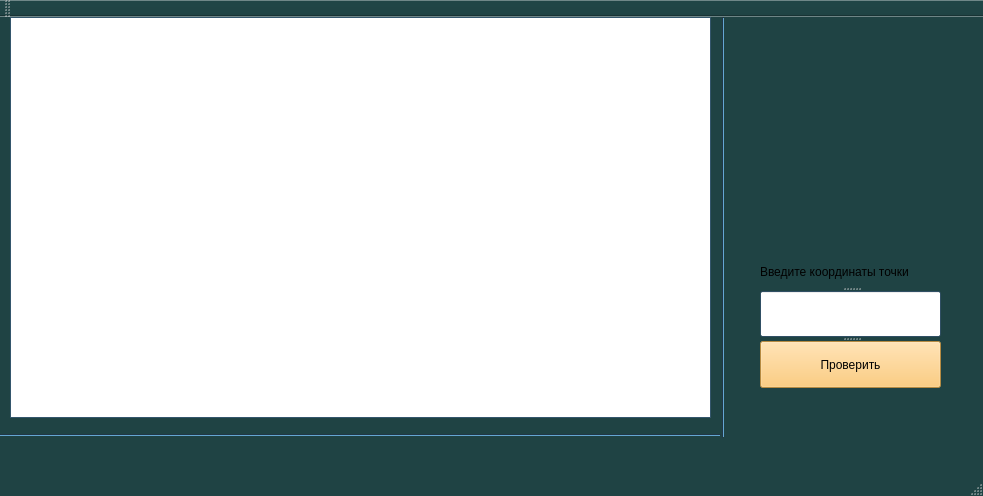
<?xml version="1.0" encoding="UTF-8"?>
<ui version="4.0">
 <class>MainWindow</class>
 <widget class="QMainWindow" name="MainWindow">
  <property name="geometry">
   <rect>
    <x>0</x>
    <y>0</y>
    <width>983</width>
    <height>496</height>
   </rect>
  </property>
  <property name="palette">
   <palette>
    <active>
     <colorrole role="WindowText">
      <brush brushstyle="SolidPattern">
       <color alpha="255">
        <red>255</red>
        <green>255</green>
        <blue>255</blue>
       </color>
      </brush>
     </colorrole>
     <colorrole role="Button">
      <brush brushstyle="SolidPattern">
       <color alpha="255">
        <red>31</red>
        <green>67</green>
        <blue>68</blue>
       </color>
      </brush>
     </colorrole>
     <colorrole role="Light">
      <brush brushstyle="SolidPattern">
       <color alpha="255">
        <red>46</red>
        <green>100</green>
        <blue>102</blue>
       </color>
      </brush>
     </colorrole>
     <colorrole role="Midlight">
      <brush brushstyle="SolidPattern">
       <color alpha="255">
        <red>38</red>
        <green>83</green>
        <blue>85</blue>
       </color>
      </brush>
     </colorrole>
     <colorrole role="Dark">
      <brush brushstyle="SolidPattern">
       <color alpha="255">
        <red>15</red>
        <green>33</green>
        <blue>34</blue>
       </color>
      </brush>
     </colorrole>
     <colorrole role="Mid">
      <brush brushstyle="SolidPattern">
       <color alpha="255">
        <red>20</red>
        <green>44</green>
        <blue>45</blue>
       </color>
      </brush>
     </colorrole>
     <colorrole role="Text">
      <brush brushstyle="SolidPattern">
       <color alpha="255">
        <red>255</red>
        <green>255</green>
        <blue>255</blue>
       </color>
      </brush>
     </colorrole>
     <colorrole role="BrightText">
      <brush brushstyle="SolidPattern">
       <color alpha="255">
        <red>255</red>
        <green>255</green>
        <blue>255</blue>
       </color>
      </brush>
     </colorrole>
     <colorrole role="ButtonText">
      <brush brushstyle="SolidPattern">
       <color alpha="255">
        <red>255</red>
        <green>255</green>
        <blue>255</blue>
       </color>
      </brush>
     </colorrole>
     <colorrole role="Base">
      <brush brushstyle="SolidPattern">
       <color alpha="255">
        <red>0</red>
        <green>0</green>
        <blue>0</blue>
       </color>
      </brush>
     </colorrole>
     <colorrole role="Window">
      <brush brushstyle="SolidPattern">
       <color alpha="255">
        <red>31</red>
        <green>67</green>
        <blue>68</blue>
       </color>
      </brush>
     </colorrole>
     <colorrole role="Shadow">
      <brush brushstyle="SolidPattern">
       <color alpha="255">
        <red>0</red>
        <green>0</green>
        <blue>0</blue>
       </color>
      </brush>
     </colorrole>
     <colorrole role="AlternateBase">
      <brush brushstyle="SolidPattern">
       <color alpha="255">
        <red>15</red>
        <green>33</green>
        <blue>34</blue>
       </color>
      </brush>
     </colorrole>
     <colorrole role="ToolTipBase">
      <brush brushstyle="SolidPattern">
       <color alpha="255">
        <red>255</red>
        <green>255</green>
        <blue>220</blue>
       </color>
      </brush>
     </colorrole>
     <colorrole role="ToolTipText">
      <brush brushstyle="SolidPattern">
       <color alpha="255">
        <red>0</red>
        <green>0</green>
        <blue>0</blue>
       </color>
      </brush>
     </colorrole>
    </active>
    <inactive>
     <colorrole role="WindowText">
      <brush brushstyle="SolidPattern">
       <color alpha="255">
        <red>255</red>
        <green>255</green>
        <blue>255</blue>
       </color>
      </brush>
     </colorrole>
     <colorrole role="Button">
      <brush brushstyle="SolidPattern">
       <color alpha="255">
        <red>31</red>
        <green>67</green>
        <blue>68</blue>
       </color>
      </brush>
     </colorrole>
     <colorrole role="Light">
      <brush brushstyle="SolidPattern">
       <color alpha="255">
        <red>46</red>
        <green>100</green>
        <blue>102</blue>
       </color>
      </brush>
     </colorrole>
     <colorrole role="Midlight">
      <brush brushstyle="SolidPattern">
       <color alpha="255">
        <red>38</red>
        <green>83</green>
        <blue>85</blue>
       </color>
      </brush>
     </colorrole>
     <colorrole role="Dark">
      <brush brushstyle="SolidPattern">
       <color alpha="255">
        <red>15</red>
        <green>33</green>
        <blue>34</blue>
       </color>
      </brush>
     </colorrole>
     <colorrole role="Mid">
      <brush brushstyle="SolidPattern">
       <color alpha="255">
        <red>20</red>
        <green>44</green>
        <blue>45</blue>
       </color>
      </brush>
     </colorrole>
     <colorrole role="Text">
      <brush brushstyle="SolidPattern">
       <color alpha="255">
        <red>255</red>
        <green>255</green>
        <blue>255</blue>
       </color>
      </brush>
     </colorrole>
     <colorrole role="BrightText">
      <brush brushstyle="SolidPattern">
       <color alpha="255">
        <red>255</red>
        <green>255</green>
        <blue>255</blue>
       </color>
      </brush>
     </colorrole>
     <colorrole role="ButtonText">
      <brush brushstyle="SolidPattern">
       <color alpha="255">
        <red>255</red>
        <green>255</green>
        <blue>255</blue>
       </color>
      </brush>
     </colorrole>
     <colorrole role="Base">
      <brush brushstyle="SolidPattern">
       <color alpha="255">
        <red>0</red>
        <green>0</green>
        <blue>0</blue>
       </color>
      </brush>
     </colorrole>
     <colorrole role="Window">
      <brush brushstyle="SolidPattern">
       <color alpha="255">
        <red>31</red>
        <green>67</green>
        <blue>68</blue>
       </color>
      </brush>
     </colorrole>
     <colorrole role="Shadow">
      <brush brushstyle="SolidPattern">
       <color alpha="255">
        <red>0</red>
        <green>0</green>
        <blue>0</blue>
       </color>
      </brush>
     </colorrole>
     <colorrole role="AlternateBase">
      <brush brushstyle="SolidPattern">
       <color alpha="255">
        <red>15</red>
        <green>33</green>
        <blue>34</blue>
       </color>
      </brush>
     </colorrole>
     <colorrole role="ToolTipBase">
      <brush brushstyle="SolidPattern">
       <color alpha="255">
        <red>255</red>
        <green>255</green>
        <blue>220</blue>
       </color>
      </brush>
     </colorrole>
     <colorrole role="ToolTipText">
      <brush brushstyle="SolidPattern">
       <color alpha="255">
        <red>0</red>
        <green>0</green>
        <blue>0</blue>
       </color>
      </brush>
     </colorrole>
    </inactive>
    <disabled>
     <colorrole role="WindowText">
      <brush brushstyle="SolidPattern">
       <color alpha="255">
        <red>15</red>
        <green>33</green>
        <blue>34</blue>
       </color>
      </brush>
     </colorrole>
     <colorrole role="Button">
      <brush brushstyle="SolidPattern">
       <color alpha="255">
        <red>31</red>
        <green>67</green>
        <blue>68</blue>
       </color>
      </brush>
     </colorrole>
     <colorrole role="Light">
      <brush brushstyle="SolidPattern">
       <color alpha="255">
        <red>46</red>
        <green>100</green>
        <blue>102</blue>
       </color>
      </brush>
     </colorrole>
     <colorrole role="Midlight">
      <brush brushstyle="SolidPattern">
       <color alpha="255">
        <red>38</red>
        <green>83</green>
        <blue>85</blue>
       </color>
      </brush>
     </colorrole>
     <colorrole role="Dark">
      <brush brushstyle="SolidPattern">
       <color alpha="255">
        <red>15</red>
        <green>33</green>
        <blue>34</blue>
       </color>
      </brush>
     </colorrole>
     <colorrole role="Mid">
      <brush brushstyle="SolidPattern">
       <color alpha="255">
        <red>20</red>
        <green>44</green>
        <blue>45</blue>
       </color>
      </brush>
     </colorrole>
     <colorrole role="Text">
      <brush brushstyle="SolidPattern">
       <color alpha="255">
        <red>15</red>
        <green>33</green>
        <blue>34</blue>
       </color>
      </brush>
     </colorrole>
     <colorrole role="BrightText">
      <brush brushstyle="SolidPattern">
       <color alpha="255">
        <red>255</red>
        <green>255</green>
        <blue>255</blue>
       </color>
      </brush>
     </colorrole>
     <colorrole role="ButtonText">
      <brush brushstyle="SolidPattern">
       <color alpha="255">
        <red>15</red>
        <green>33</green>
        <blue>34</blue>
       </color>
      </brush>
     </colorrole>
     <colorrole role="Base">
      <brush brushstyle="SolidPattern">
       <color alpha="255">
        <red>31</red>
        <green>67</green>
        <blue>68</blue>
       </color>
      </brush>
     </colorrole>
     <colorrole role="Window">
      <brush brushstyle="SolidPattern">
       <color alpha="255">
        <red>31</red>
        <green>67</green>
        <blue>68</blue>
       </color>
      </brush>
     </colorrole>
     <colorrole role="Shadow">
      <brush brushstyle="SolidPattern">
       <color alpha="255">
        <red>0</red>
        <green>0</green>
        <blue>0</blue>
       </color>
      </brush>
     </colorrole>
     <colorrole role="AlternateBase">
      <brush brushstyle="SolidPattern">
       <color alpha="255">
        <red>31</red>
        <green>67</green>
        <blue>68</blue>
       </color>
      </brush>
     </colorrole>
     <colorrole role="ToolTipBase">
      <brush brushstyle="SolidPattern">
       <color alpha="255">
        <red>255</red>
        <green>255</green>
        <blue>220</blue>
       </color>
      </brush>
     </colorrole>
     <colorrole role="ToolTipText">
      <brush brushstyle="SolidPattern">
       <color alpha="255">
        <red>0</red>
        <green>0</green>
        <blue>0</blue>
       </color>
      </brush>
     </colorrole>
    </disabled>
   </palette>
  </property>
  <property name="windowTitle">
   <string>MainWindow</string>
  </property>
  <widget class="QWidget" name="centralWidget">
   <property name="palette">
    <palette>
     <active>
      <colorrole role="WindowText">
       <brush brushstyle="SolidPattern">
        <color alpha="255">
         <red>0</red>
         <green>0</green>
         <blue>0</blue>
        </color>
       </brush>
      </colorrole>
      <colorrole role="Button">
       <brush brushstyle="SolidPattern">
        <color alpha="255">
         <red>67</red>
         <green>111</green>
         <blue>140</blue>
        </color>
       </brush>
      </colorrole>
      <colorrole role="Light">
       <brush brushstyle="SolidPattern">
        <color alpha="255">
         <red>100</red>
         <green>167</green>
         <blue>210</blue>
        </color>
       </brush>
      </colorrole>
      <colorrole role="Midlight">
       <brush brushstyle="SolidPattern">
        <color alpha="255">
         <red>83</red>
         <green>139</green>
         <blue>175</blue>
        </color>
       </brush>
      </colorrole>
      <colorrole role="Dark">
       <brush brushstyle="SolidPattern">
        <color alpha="255">
         <red>33</red>
         <green>55</green>
         <blue>70</blue>
        </color>
       </brush>
      </colorrole>
      <colorrole role="Mid">
       <brush brushstyle="SolidPattern">
        <color alpha="255">
         <red>44</red>
         <green>74</green>
         <blue>93</blue>
        </color>
       </brush>
      </colorrole>
      <colorrole role="Text">
       <brush brushstyle="SolidPattern">
        <color alpha="255">
         <red>0</red>
         <green>0</green>
         <blue>0</blue>
        </color>
       </brush>
      </colorrole>
      <colorrole role="BrightText">
       <brush brushstyle="SolidPattern">
        <color alpha="255">
         <red>255</red>
         <green>255</green>
         <blue>255</blue>
        </color>
       </brush>
      </colorrole>
      <colorrole role="ButtonText">
       <brush brushstyle="SolidPattern">
        <color alpha="255">
         <red>0</red>
         <green>0</green>
         <blue>0</blue>
        </color>
       </brush>
      </colorrole>
      <colorrole role="Base">
       <brush brushstyle="SolidPattern">
        <color alpha="255">
         <red>255</red>
         <green>255</green>
         <blue>255</blue>
        </color>
       </brush>
      </colorrole>
      <colorrole role="Window">
       <brush brushstyle="SolidPattern">
        <color alpha="255">
         <red>67</red>
         <green>111</green>
         <blue>140</blue>
        </color>
       </brush>
      </colorrole>
      <colorrole role="Shadow">
       <brush brushstyle="SolidPattern">
        <color alpha="255">
         <red>0</red>
         <green>0</green>
         <blue>0</blue>
        </color>
       </brush>
      </colorrole>
      <colorrole role="AlternateBase">
       <brush brushstyle="SolidPattern">
        <color alpha="255">
         <red>161</red>
         <green>183</green>
         <blue>197</blue>
        </color>
       </brush>
      </colorrole>
      <colorrole role="ToolTipBase">
       <brush brushstyle="SolidPattern">
        <color alpha="255">
         <red>255</red>
         <green>255</green>
         <blue>220</blue>
        </color>
       </brush>
      </colorrole>
      <colorrole role="ToolTipText">
       <brush brushstyle="SolidPattern">
        <color alpha="255">
         <red>0</red>
         <green>0</green>
         <blue>0</blue>
        </color>
       </brush>
      </colorrole>
     </active>
     <inactive>
      <colorrole role="WindowText">
       <brush brushstyle="SolidPattern">
        <color alpha="255">
         <red>0</red>
         <green>0</green>
         <blue>0</blue>
        </color>
       </brush>
      </colorrole>
      <colorrole role="Button">
       <brush brushstyle="SolidPattern">
        <color alpha="255">
         <red>67</red>
         <green>111</green>
         <blue>140</blue>
        </color>
       </brush>
      </colorrole>
      <colorrole role="Light">
       <brush brushstyle="SolidPattern">
        <color alpha="255">
         <red>100</red>
         <green>167</green>
         <blue>210</blue>
        </color>
       </brush>
      </colorrole>
      <colorrole role="Midlight">
       <brush brushstyle="SolidPattern">
        <color alpha="255">
         <red>83</red>
         <green>139</green>
         <blue>175</blue>
        </color>
       </brush>
      </colorrole>
      <colorrole role="Dark">
       <brush brushstyle="SolidPattern">
        <color alpha="255">
         <red>33</red>
         <green>55</green>
         <blue>70</blue>
        </color>
       </brush>
      </colorrole>
      <colorrole role="Mid">
       <brush brushstyle="SolidPattern">
        <color alpha="255">
         <red>44</red>
         <green>74</green>
         <blue>93</blue>
        </color>
       </brush>
      </colorrole>
      <colorrole role="Text">
       <brush brushstyle="SolidPattern">
        <color alpha="255">
         <red>0</red>
         <green>0</green>
         <blue>0</blue>
        </color>
       </brush>
      </colorrole>
      <colorrole role="BrightText">
       <brush brushstyle="SolidPattern">
        <color alpha="255">
         <red>255</red>
         <green>255</green>
         <blue>255</blue>
        </color>
       </brush>
      </colorrole>
      <colorrole role="ButtonText">
       <brush brushstyle="SolidPattern">
        <color alpha="255">
         <red>0</red>
         <green>0</green>
         <blue>0</blue>
        </color>
       </brush>
      </colorrole>
      <colorrole role="Base">
       <brush brushstyle="SolidPattern">
        <color alpha="255">
         <red>255</red>
         <green>255</green>
         <blue>255</blue>
        </color>
       </brush>
      </colorrole>
      <colorrole role="Window">
       <brush brushstyle="SolidPattern">
        <color alpha="255">
         <red>67</red>
         <green>111</green>
         <blue>140</blue>
        </color>
       </brush>
      </colorrole>
      <colorrole role="Shadow">
       <brush brushstyle="SolidPattern">
        <color alpha="255">
         <red>0</red>
         <green>0</green>
         <blue>0</blue>
        </color>
       </brush>
      </colorrole>
      <colorrole role="AlternateBase">
       <brush brushstyle="SolidPattern">
        <color alpha="255">
         <red>161</red>
         <green>183</green>
         <blue>197</blue>
        </color>
       </brush>
      </colorrole>
      <colorrole role="ToolTipBase">
       <brush brushstyle="SolidPattern">
        <color alpha="255">
         <red>255</red>
         <green>255</green>
         <blue>220</blue>
        </color>
       </brush>
      </colorrole>
      <colorrole role="ToolTipText">
       <brush brushstyle="SolidPattern">
        <color alpha="255">
         <red>0</red>
         <green>0</green>
         <blue>0</blue>
        </color>
       </brush>
      </colorrole>
     </inactive>
     <disabled>
      <colorrole role="WindowText">
       <brush brushstyle="SolidPattern">
        <color alpha="255">
         <red>33</red>
         <green>55</green>
         <blue>70</blue>
        </color>
       </brush>
      </colorrole>
      <colorrole role="Button">
       <brush brushstyle="SolidPattern">
        <color alpha="255">
         <red>67</red>
         <green>111</green>
         <blue>140</blue>
        </color>
       </brush>
      </colorrole>
      <colorrole role="Light">
       <brush brushstyle="SolidPattern">
        <color alpha="255">
         <red>100</red>
         <green>167</green>
         <blue>210</blue>
        </color>
       </brush>
      </colorrole>
      <colorrole role="Midlight">
       <brush brushstyle="SolidPattern">
        <color alpha="255">
         <red>83</red>
         <green>139</green>
         <blue>175</blue>
        </color>
       </brush>
      </colorrole>
      <colorrole role="Dark">
       <brush brushstyle="SolidPattern">
        <color alpha="255">
         <red>33</red>
         <green>55</green>
         <blue>70</blue>
        </color>
       </brush>
      </colorrole>
      <colorrole role="Mid">
       <brush brushstyle="SolidPattern">
        <color alpha="255">
         <red>44</red>
         <green>74</green>
         <blue>93</blue>
        </color>
       </brush>
      </colorrole>
      <colorrole role="Text">
       <brush brushstyle="SolidPattern">
        <color alpha="255">
         <red>33</red>
         <green>55</green>
         <blue>70</blue>
        </color>
       </brush>
      </colorrole>
      <colorrole role="BrightText">
       <brush brushstyle="SolidPattern">
        <color alpha="255">
         <red>255</red>
         <green>255</green>
         <blue>255</blue>
        </color>
       </brush>
      </colorrole>
      <colorrole role="ButtonText">
       <brush brushstyle="SolidPattern">
        <color alpha="255">
         <red>33</red>
         <green>55</green>
         <blue>70</blue>
        </color>
       </brush>
      </colorrole>
      <colorrole role="Base">
       <brush brushstyle="SolidPattern">
        <color alpha="255">
         <red>67</red>
         <green>111</green>
         <blue>140</blue>
        </color>
       </brush>
      </colorrole>
      <colorrole role="Window">
       <brush brushstyle="SolidPattern">
        <color alpha="255">
         <red>67</red>
         <green>111</green>
         <blue>140</blue>
        </color>
       </brush>
      </colorrole>
      <colorrole role="Shadow">
       <brush brushstyle="SolidPattern">
        <color alpha="255">
         <red>0</red>
         <green>0</green>
         <blue>0</blue>
        </color>
       </brush>
      </colorrole>
      <colorrole role="AlternateBase">
       <brush brushstyle="SolidPattern">
        <color alpha="255">
         <red>67</red>
         <green>111</green>
         <blue>140</blue>
        </color>
       </brush>
      </colorrole>
      <colorrole role="ToolTipBase">
       <brush brushstyle="SolidPattern">
        <color alpha="255">
         <red>255</red>
         <green>255</green>
         <blue>220</blue>
        </color>
       </brush>
      </colorrole>
      <colorrole role="ToolTipText">
       <brush brushstyle="SolidPattern">
        <color alpha="255">
         <red>0</red>
         <green>0</green>
         <blue>0</blue>
        </color>
       </brush>
      </colorrole>
     </disabled>
    </palette>
   </property>
   <widget class="QGraphicsView" name="graphicsView">
    <property name="geometry">
     <rect>
      <x>10</x>
      <y>0</y>
      <width>701</width>
      <height>401</height>
     </rect>
    </property>
   </widget>
   <widget class="Line" name="line">
    <property name="geometry">
     <rect>
      <x>713</x>
      <y>0</y>
      <width>20</width>
      <height>421</height>
     </rect>
    </property>
    <property name="orientation">
     <enum>Qt::Vertical</enum>
    </property>
   </widget>
   <widget class="Line" name="line_2">
    <property name="geometry">
     <rect>
      <x>0</x>
      <y>410</y>
      <width>721</width>
      <height>16</height>
     </rect>
    </property>
    <property name="orientation">
     <enum>Qt::Horizontal</enum>
    </property>
   </widget>
   <widget class="QSplitter" name="splitter">
    <property name="geometry">
     <rect>
      <x>760</x>
      <y>240</y>
      <width>181</width>
      <height>131</height>
     </rect>
    </property>
    <property name="orientation">
     <enum>Qt::Vertical</enum>
    </property>
    <widget class="QLabel" name="label">
     <property name="text">
      <string>Введите координаты точки</string>
     </property>
    </widget>
    <widget class="QLineEdit" name="lineEdit"/>
    <widget class="QPushButton" name="pushButton">
     <property name="palette">
      <palette>
       <active>
        <colorrole role="WindowText">
         <brush brushstyle="SolidPattern">
          <color alpha="255">
           <red>0</red>
           <green>0</green>
           <blue>0</blue>
          </color>
         </brush>
        </colorrole>
        <colorrole role="Button">
         <brush brushstyle="SolidPattern">
          <color alpha="255">
           <red>255</red>
           <green>195</green>
           <blue>92</blue>
          </color>
         </brush>
        </colorrole>
        <colorrole role="Light">
         <brush brushstyle="SolidPattern">
          <color alpha="255">
           <red>171</red>
           <green>255</green>
           <blue>93</blue>
          </color>
         </brush>
        </colorrole>
        <colorrole role="Midlight">
         <brush brushstyle="SolidPattern">
          <color alpha="255">
           <red>142</red>
           <green>212</green>
           <blue>77</blue>
          </color>
         </brush>
        </colorrole>
        <colorrole role="Dark">
         <brush brushstyle="SolidPattern">
          <color alpha="255">
           <red>57</red>
           <green>85</green>
           <blue>31</blue>
          </color>
         </brush>
        </colorrole>
        <colorrole role="Mid">
         <brush brushstyle="SolidPattern">
          <color alpha="255">
           <red>76</red>
           <green>113</green>
           <blue>41</blue>
          </color>
         </brush>
        </colorrole>
        <colorrole role="Text">
         <brush brushstyle="SolidPattern">
          <color alpha="255">
           <red>0</red>
           <green>0</green>
           <blue>0</blue>
          </color>
         </brush>
        </colorrole>
        <colorrole role="BrightText">
         <brush brushstyle="SolidPattern">
          <color alpha="255">
           <red>255</red>
           <green>255</green>
           <blue>255</blue>
          </color>
         </brush>
        </colorrole>
        <colorrole role="ButtonText">
         <brush brushstyle="SolidPattern">
          <color alpha="255">
           <red>0</red>
           <green>0</green>
           <blue>0</blue>
          </color>
         </brush>
        </colorrole>
        <colorrole role="Base">
         <brush brushstyle="SolidPattern">
          <color alpha="255">
           <red>255</red>
           <green>195</green>
           <blue>92</blue>
          </color>
         </brush>
        </colorrole>
        <colorrole role="Window">
         <brush brushstyle="SolidPattern">
          <color alpha="255">
           <red>255</red>
           <green>195</green>
           <blue>92</blue>
          </color>
         </brush>
        </colorrole>
        <colorrole role="Shadow">
         <brush brushstyle="SolidPattern">
          <color alpha="255">
           <red>0</red>
           <green>0</green>
           <blue>0</blue>
          </color>
         </brush>
        </colorrole>
        <colorrole role="AlternateBase">
         <brush brushstyle="SolidPattern">
          <color alpha="255">
           <red>184</red>
           <green>212</green>
           <blue>158</blue>
          </color>
         </brush>
        </colorrole>
        <colorrole role="ToolTipBase">
         <brush brushstyle="SolidPattern">
          <color alpha="255">
           <red>255</red>
           <green>255</green>
           <blue>220</blue>
          </color>
         </brush>
        </colorrole>
        <colorrole role="ToolTipText">
         <brush brushstyle="SolidPattern">
          <color alpha="255">
           <red>0</red>
           <green>0</green>
           <blue>0</blue>
          </color>
         </brush>
        </colorrole>
       </active>
       <inactive>
        <colorrole role="WindowText">
         <brush brushstyle="SolidPattern">
          <color alpha="255">
           <red>0</red>
           <green>0</green>
           <blue>0</blue>
          </color>
         </brush>
        </colorrole>
        <colorrole role="Button">
         <brush brushstyle="SolidPattern">
          <color alpha="255">
           <red>255</red>
           <green>195</green>
           <blue>92</blue>
          </color>
         </brush>
        </colorrole>
        <colorrole role="Light">
         <brush brushstyle="SolidPattern">
          <color alpha="255">
           <red>171</red>
           <green>255</green>
           <blue>93</blue>
          </color>
         </brush>
        </colorrole>
        <colorrole role="Midlight">
         <brush brushstyle="SolidPattern">
          <color alpha="255">
           <red>142</red>
           <green>212</green>
           <blue>77</blue>
          </color>
         </brush>
        </colorrole>
        <colorrole role="Dark">
         <brush brushstyle="SolidPattern">
          <color alpha="255">
           <red>57</red>
           <green>85</green>
           <blue>31</blue>
          </color>
         </brush>
        </colorrole>
        <colorrole role="Mid">
         <brush brushstyle="SolidPattern">
          <color alpha="255">
           <red>76</red>
           <green>113</green>
           <blue>41</blue>
          </color>
         </brush>
        </colorrole>
        <colorrole role="Text">
         <brush brushstyle="SolidPattern">
          <color alpha="255">
           <red>0</red>
           <green>0</green>
           <blue>0</blue>
          </color>
         </brush>
        </colorrole>
        <colorrole role="BrightText">
         <brush brushstyle="SolidPattern">
          <color alpha="255">
           <red>255</red>
           <green>255</green>
           <blue>255</blue>
          </color>
         </brush>
        </colorrole>
        <colorrole role="ButtonText">
         <brush brushstyle="SolidPattern">
          <color alpha="255">
           <red>0</red>
           <green>0</green>
           <blue>0</blue>
          </color>
         </brush>
        </colorrole>
        <colorrole role="Base">
         <brush brushstyle="SolidPattern">
          <color alpha="255">
           <red>255</red>
           <green>195</green>
           <blue>92</blue>
          </color>
         </brush>
        </colorrole>
        <colorrole role="Window">
         <brush brushstyle="SolidPattern">
          <color alpha="255">
           <red>255</red>
           <green>195</green>
           <blue>92</blue>
          </color>
         </brush>
        </colorrole>
        <colorrole role="Shadow">
         <brush brushstyle="SolidPattern">
          <color alpha="255">
           <red>0</red>
           <green>0</green>
           <blue>0</blue>
          </color>
         </brush>
        </colorrole>
        <colorrole role="AlternateBase">
         <brush brushstyle="SolidPattern">
          <color alpha="255">
           <red>184</red>
           <green>212</green>
           <blue>158</blue>
          </color>
         </brush>
        </colorrole>
        <colorrole role="ToolTipBase">
         <brush brushstyle="SolidPattern">
          <color alpha="255">
           <red>255</red>
           <green>255</green>
           <blue>220</blue>
          </color>
         </brush>
        </colorrole>
        <colorrole role="ToolTipText">
         <brush brushstyle="SolidPattern">
          <color alpha="255">
           <red>0</red>
           <green>0</green>
           <blue>0</blue>
          </color>
         </brush>
        </colorrole>
       </inactive>
       <disabled>
        <colorrole role="WindowText">
         <brush brushstyle="SolidPattern">
          <color alpha="255">
           <red>57</red>
           <green>85</green>
           <blue>31</blue>
          </color>
         </brush>
        </colorrole>
        <colorrole role="Button">
         <brush brushstyle="SolidPattern">
          <color alpha="255">
           <red>255</red>
           <green>195</green>
           <blue>92</blue>
          </color>
         </brush>
        </colorrole>
        <colorrole role="Light">
         <brush brushstyle="SolidPattern">
          <color alpha="255">
           <red>171</red>
           <green>255</green>
           <blue>93</blue>
          </color>
         </brush>
        </colorrole>
        <colorrole role="Midlight">
         <brush brushstyle="SolidPattern">
          <color alpha="255">
           <red>142</red>
           <green>212</green>
           <blue>77</blue>
          </color>
         </brush>
        </colorrole>
        <colorrole role="Dark">
         <brush brushstyle="SolidPattern">
          <color alpha="255">
           <red>57</red>
           <green>85</green>
           <blue>31</blue>
          </color>
         </brush>
        </colorrole>
        <colorrole role="Mid">
         <brush brushstyle="SolidPattern">
          <color alpha="255">
           <red>76</red>
           <green>113</green>
           <blue>41</blue>
          </color>
         </brush>
        </colorrole>
        <colorrole role="Text">
         <brush brushstyle="SolidPattern">
          <color alpha="255">
           <red>57</red>
           <green>85</green>
           <blue>31</blue>
          </color>
         </brush>
        </colorrole>
        <colorrole role="BrightText">
         <brush brushstyle="SolidPattern">
          <color alpha="255">
           <red>255</red>
           <green>255</green>
           <blue>255</blue>
          </color>
         </brush>
        </colorrole>
        <colorrole role="ButtonText">
         <brush brushstyle="SolidPattern">
          <color alpha="255">
           <red>57</red>
           <green>85</green>
           <blue>31</blue>
          </color>
         </brush>
        </colorrole>
        <colorrole role="Base">
         <brush brushstyle="SolidPattern">
          <color alpha="255">
           <red>255</red>
           <green>195</green>
           <blue>92</blue>
          </color>
         </brush>
        </colorrole>
        <colorrole role="Window">
         <brush brushstyle="SolidPattern">
          <color alpha="255">
           <red>255</red>
           <green>195</green>
           <blue>92</blue>
          </color>
         </brush>
        </colorrole>
        <colorrole role="Shadow">
         <brush brushstyle="SolidPattern">
          <color alpha="255">
           <red>0</red>
           <green>0</green>
           <blue>0</blue>
          </color>
         </brush>
        </colorrole>
        <colorrole role="AlternateBase">
         <brush brushstyle="SolidPattern">
          <color alpha="255">
           <red>114</red>
           <green>170</green>
           <blue>62</blue>
          </color>
         </brush>
        </colorrole>
        <colorrole role="ToolTipBase">
         <brush brushstyle="SolidPattern">
          <color alpha="255">
           <red>255</red>
           <green>255</green>
           <blue>220</blue>
          </color>
         </brush>
        </colorrole>
        <colorrole role="ToolTipText">
         <brush brushstyle="SolidPattern">
          <color alpha="255">
           <red>0</red>
           <green>0</green>
           <blue>0</blue>
          </color>
         </brush>
        </colorrole>
       </disabled>
      </palette>
     </property>
     <property name="styleSheet">
      <string notr="true">background-color: rgb(255, 195, 92);</string>
     </property>
     <property name="text">
      <string>Проверить</string>
     </property>
    </widget>
   </widget>
  </widget>
  <widget class="QMenuBar" name="menuBar">
   <property name="geometry">
    <rect>
     <x>0</x>
     <y>0</y>
     <width>983</width>
     <height>18</height>
    </rect>
   </property>
  </widget>
  <widget class="QToolBar" name="mainToolBar">
   <attribute name="toolBarArea">
    <enum>TopToolBarArea</enum>
   </attribute>
   <attribute name="toolBarBreak">
    <bool>false</bool>
   </attribute>
  </widget>
  <widget class="QStatusBar" name="statusBar"/>
 </widget>
 <layoutdefault spacing="6" margin="11"/>
 <resources/>
 <connections/>
</ui>
